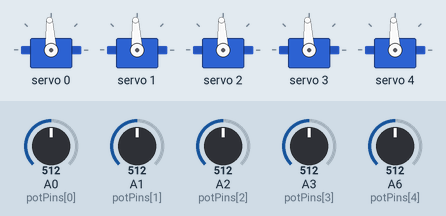
This sketch was run on a simulated Arduino Nano, built with avr-gcc and run on an emulated ATmega328P. Shown: 5 × servo. The inputs (shaded band) are chosen by the test bench; at power-on: A0 (potPins[0]) = 512, A1 (potPins[1]) = 512, A2 (potPins[2]) = 512, A3 (potPins[3]) = 512, A6 (potPins[4]) = 512.

Above: at 1.2 s.
1.3 s: A0 (potPins[0]) set to 716
At 1.6 s:
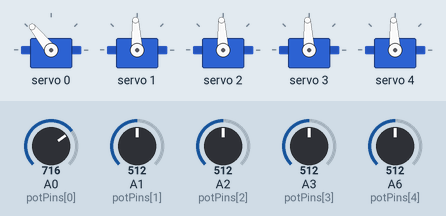
2.8 s: A1 (potPins[1]) set to 716
At 4.0 s:
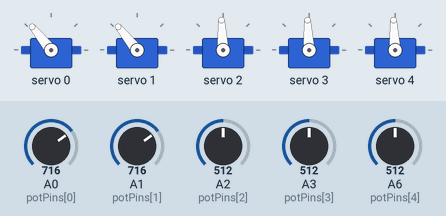
4.3 s: A2 (potPins[2]) set to 716
At 5.0 s:
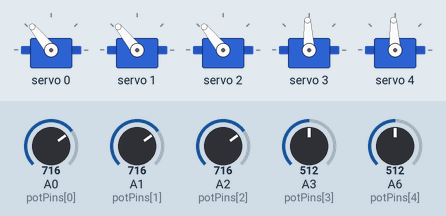
5.8 s: A3 (potPins[3]) set to 716
At 6.2 s:
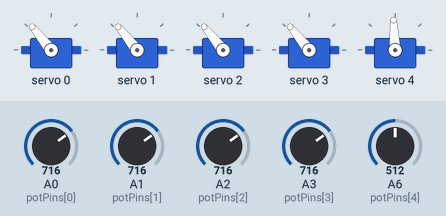
7.3 s: A6 (potPins[4]) set to 716
At 8.5 s:
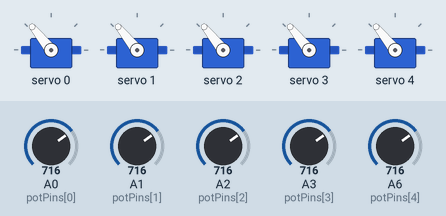
8.8 s: A0 (potPins[0]) set to 734
10.3 s: A0 (potPins[0]) set to 761
At 10.8 s:
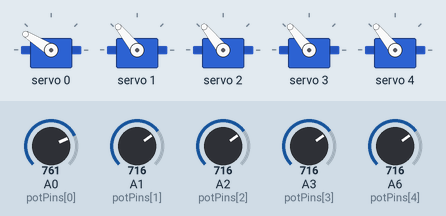
Timing chart, 0 to 12.8 s (numbered marks = the images above; inputs shaded):
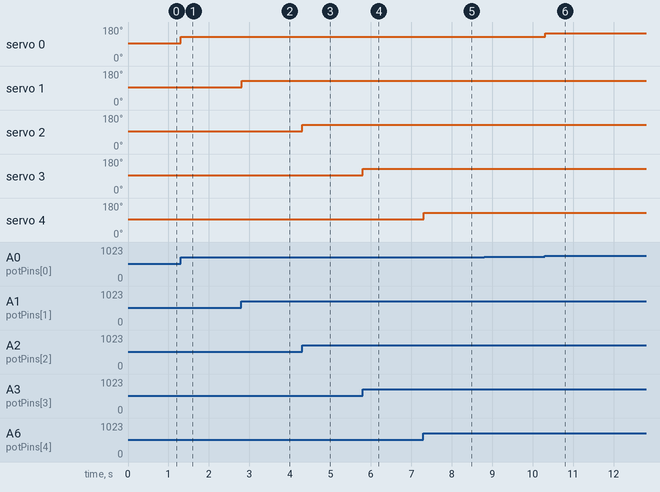

The sketch:

Valves.ino
```cpp
//This version of Valves puzzle uses servos

// INCLUDES
// See: https://github.com/NachtRaveVL/PCA9685-Arduino
#include "PCA9685.h"

// CONSTANTS
// The input pins to which the potentiometers is connected. NOTE - Must use analog (Ax) input pins!
const byte potPins[] = {A0, A1, A2, A3, A6};
// The total number of valves
const byte numPots = 5;
// The level to which each valve must be set to solve the puzzle
const int solution[numPots] = {5, 2, 9, 6, 1};
// This digital pin will be driven LOW to release a lock when puzzle is solved
const byte lockPin = A7;

//SDA -> A4
//SCL -> A5


// GLOBALS
// This array will record the current reading of each input valve
int currentReadings[numPots] = {};
// Create a controller for the servos
PCA9685 pwmController;
// This will help evaluate the PWM signal for a given servo angle
PCA9685_ServoEval pwmServo;
// Array of output values to send to PCA9685 for each servo
int channelOutput[numPots];
// Track state of overall puzzle
enum PuzzleState {Initialising, Running, Solved};
PuzzleState puzzleState = Initialising;

/**
 * Returns true if the puzzle has been solved, false otherwise
 */
bool checkIfPuzzleSolved(){
  for(int i=0; i<numPots; i++) {
    if(currentReadings[i] != solution[i]) {
      return false;
    }
  }
  return true;
}

/**
 * Called when the puzzle is solved
 */
void onSolve() {
  Serial.println("Puzzle has just been solved!");
  // Release the lock
  digitalWrite(lockPin, LOW);
  puzzleState = Solved;
}

/**
 * Initialisation
 */
void setup(){

  // Initialise serial communications channel with the PC
  Serial.begin(115200);

  // Set the linear pot pins as input
  for(int i=0; i<numPots; i++){
    // Set the pin for the pot
    pinMode(potPins[i], INPUT);
  }

  // Set the lock pin as output and secure the lock
  pinMode(lockPin, OUTPUT);
  digitalWrite(lockPin, HIGH);

  // Initialise I2C interface used for the PCA9685 PWM controller
  Wire.begin();
  // Supported baud rates are 100kHz, 400kHz, and 1000kHz
  Wire.setClock(400000);
  // Initialise PCA9685
  pwmController.resetDevices();
  pwmController.init();
  // 50Hz provides 20ms standard servo phase length
  pwmController.setPWMFrequency(50);

  // Set the puzzle into the running state
  puzzleState = Running;
}

/**
 *  Read the input from the potentiometers and store in the currentReadings array
 */
void getInput() {
  // Read the value from the pots
  for(int i=0; i<numPots; i++){
    // Get the "raw" input, which is a value from 0-1023
    int rawValue = analogRead(potPins[i]);
    // Scale the input to a value from 0-10
    int scaledValue = map2(rawValue, 0, 1023, 0, 10);
    // To ensure we don't get any dodgy values, constrain the output range too
    scaledValue = constrain(scaledValue, 0, 10);
    // Store the scaled value in the currentReadings array
    currentReadings[i] = scaledValue;
  }
}

// The Arduino map() function produces incorrect distribution for integers. See https://github.com/arduino/Arduino/issues/2466
long map2(long x, long in_min, long in_max, long out_min, long out_max) {
  return (x - in_min) * (out_max - out_min+1) / (in_max - in_min+1) + out_min;
}

/**
 * Main program loop runs indefinitely
 */
void loop(){

  // Switch action based on the current state of the puzzle
  switch(puzzleState) {
  case Initialising:
    puzzleState = Running;
    break;

  case Running:
    getInput();
    // Now, send the output values to the PWM servo controller
    for(int i=0; i<numPots; i++) {
    // Convert input reading (which is from 0-10) to angle from -90 to +90
    int angle = map(currentReadings[i], 0, 10, -85, 85);
    // Then, calculate PWM value corresponding to that angle and assign it to the appropriate output channel
    pwmController.setChannelPWM(i, pwmServo.pwmForAngle(angle));
    }
    if(checkIfPuzzleSolved()){
    onSolve();
    }
    break;

  case Solved:
    break;
  }
}
```

Measured:
- the behaviour switches between 744 and 745 on A0 (potPins[0]) (found by bisection; images 5 and 6)
- after the input at 1.3 s, servo 0: 93° → 129° at once
- after the input at 2.8 s, servo 1: 93° → 129° at once
- after the input at 4.3 s, servo 2: 93° → 129° at once
- after the input at 5.8 s, servo 3: 93° → 129° at once
- after the input at 7.3 s, servo 4: 93° → 129° at once
- after the input at 8.8 s, every drawn part: stays the same
- after the input at 10.3 s, servo 0: 129° → 148° at once
